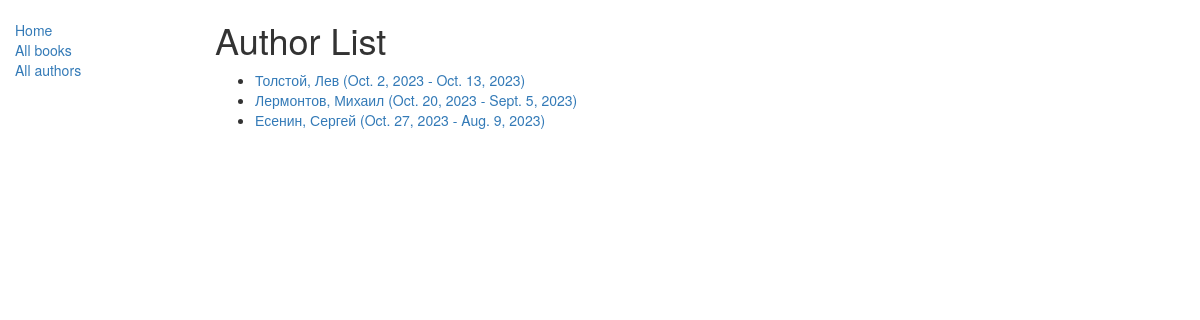
Screenshot of /catalog/authors/ with the database file from the repository.
### catalog/models.py (models this page shows)
class Author(models.Model):
    first_name = models.CharField(max_length=100)
    last_name = models.CharField(max_length=100)
    date_of_birth = models.DateField(null=True, blank=True)
    date_of_death = models.DateField('Died', null=True, blank=True)
    def get_absolute_url(self):
        return reverse('author-detail', args=[str(self.id)])
    def __str__(self):
        return '%s, %s' % (self.last_name, self.first_name)

### catalog/views.py (the view)
# urls.py: path('authors/', views.AuthorListView.as_view(), name='authors'),
class AuthorListView(generic.ListView):
    model = Author
    paginate_by = 10

### catalog/templates/catalog/author_list.html
{% extends "base_generic.html" %}
{% block content %}
<h1>Author List</h1>
{% if author_list %}
  <ul>
  {% for author in author_list %}
    <li>
      <a href="{{ author.get_absolute_url }}">
      {{ author }} ({{author.date_of_birth}} - {% if author.date_of_death %}{{author.date_of_death}}{% endif %})
      </a>
    </li>
  {% endfor %}
 </ul>
{% else %}
  <p>There are no authors available.</p>
{% endif %}
{% endblock %}

### rows the page displays
Author: last_name+first_name "Толстой, Лев", date_of_birth "Oct. 2, 2023", date_of_death "Oct. 13, 2023"
Author: last_name+first_name "Лермонтов, Михаил", date_of_birth "Oct. 20, 2023", date_of_death "Sept. 5, 2023"
Author: last_name+first_name "Есенин, Сергей", date_of_birth "Oct. 27, 2023", date_of_death "Aug. 9, 2023"
